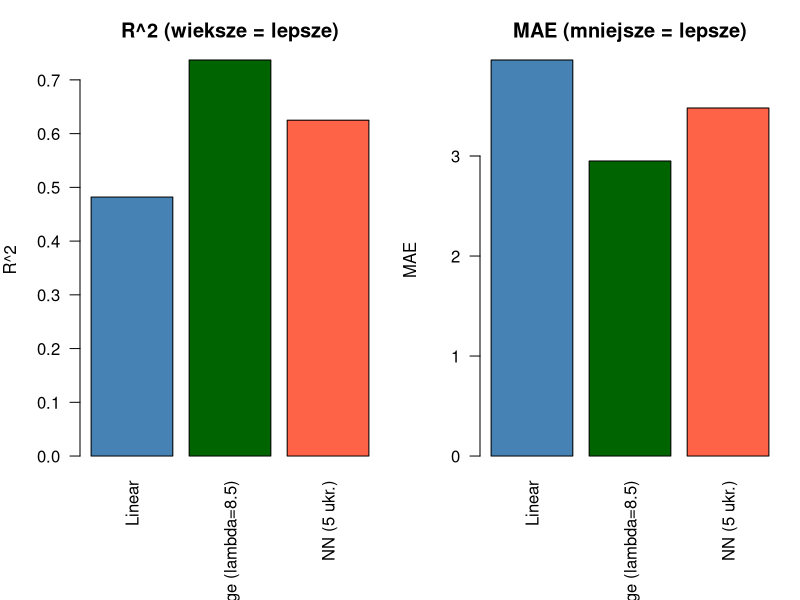
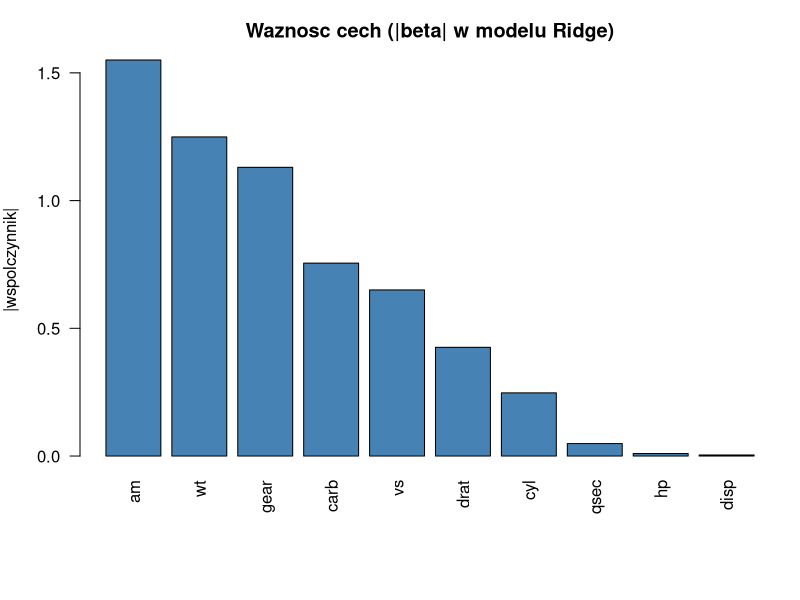
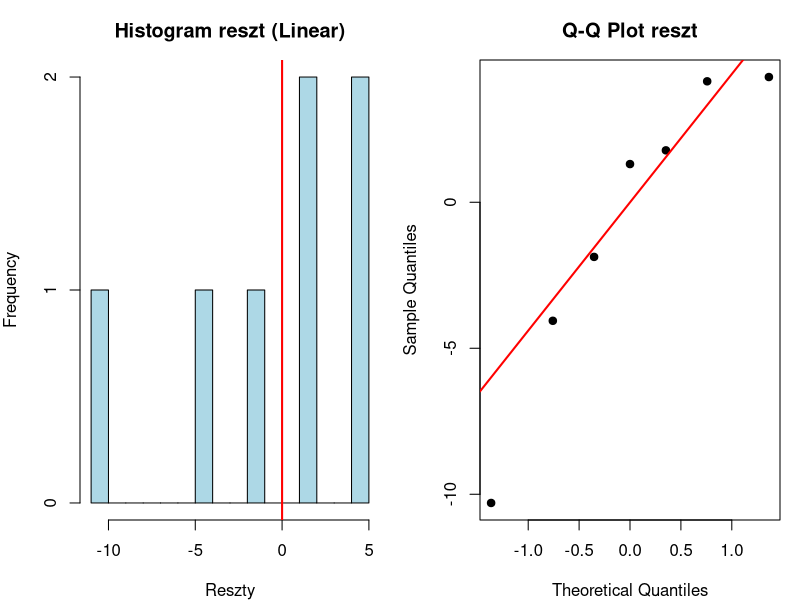
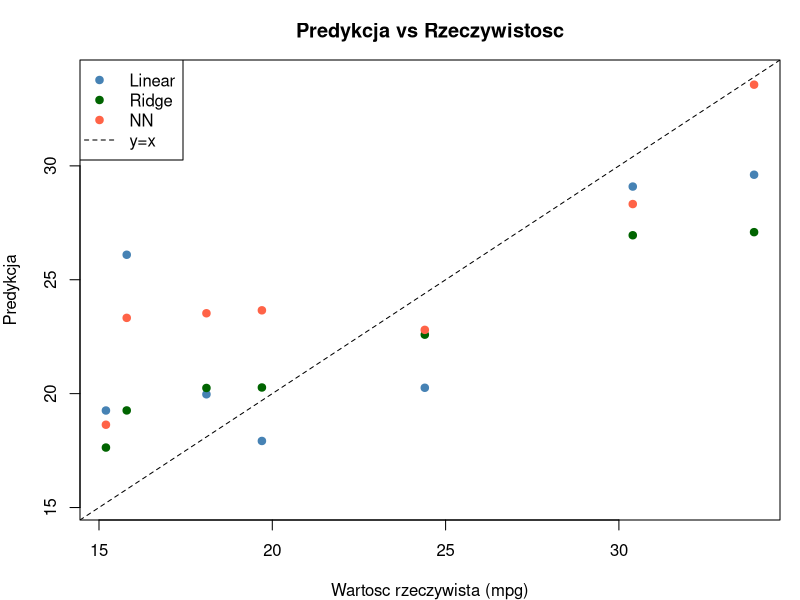

The R script that drew these images, in order:
# ====================================================================
# Laboratorium 5 — Regresja: porównanie modeli w R
# Dataset: mtcars (wbudowany w R), target: mpg (miles per gallon)
# ====================================================================
# Pakiety: tylko bazowe + MASS (Ridge) + nnet (sieć neuronowa)
# Oba MASS i nnet są częścią standardowej instalacji R — nie wymagają install.packages()
# ====================================================================

library(MASS)
library(nnet)
set.seed(42)

# ====================================================================
# 1. ZAŁADOWANIE DANYCH
# ====================================================================
cat("=== 1. DANE ===\n")
data(mtcars)
cat("Wymiary mtcars:", dim(mtcars)[1], "x", dim(mtcars)[2], "\n")
cat("Kolumny:", colnames(mtcars), "\n")
cat("Target: mpg (zużycie paliwa)\n\n")

# Podział train/test 80/20
n <- nrow(mtcars)
idx <- sample(seq_len(n), size = floor(0.8 * n))
train <- mtcars[idx, ]
test  <- mtcars[-idx, ]
cat("Train:", nrow(train), "Test:", nrow(test), "\n\n")

# ====================================================================
# 2. MODELE KLASYCZNE: LINEAR I RIDGE
# ====================================================================
cat("=== 2. MODELE KLASYCZNE ===\n\n")

# --- Regresja liniowa ---
model_lm <- lm(mpg ~ ., data = train)
y_pred_lm <- predict(model_lm, newdata = test)
y_test <- test$mpg

r2_lm  <- 1 - sum((y_test - y_pred_lm)^2) / sum((y_test - mean(y_test))^2)
mse_lm <- mean((y_test - y_pred_lm)^2)
mae_lm <- mean(abs(y_test - y_pred_lm))

cat("Linear:  R² =", round(r2_lm, 3),
    " MSE =", round(mse_lm, 2),
    " MAE =", round(mae_lm, 2), "\n")

# --- Ridge (MASS::lm.ridge) ---
# lm.ridge wymaga jawnej macierzy cech
X_train <- as.matrix(train[, -1])  # bez mpg
y_train <- train$mpg
X_test  <- as.matrix(test[, -1])

# Dopasowanie Ridge dla różnych lambda
lambdas <- seq(0, 20, 0.5)
ridge_models <- lm.ridge(mpg ~ ., data = train, lambda = lambdas)

# Wybór najlepszego lambda wg GCV (Generalized Cross-Validation)
best_lambda <- lambdas[which.min(ridge_models$GCV)]
cat("Najlepsze lambda Ridge (wg GCV):", best_lambda, "\n")

# Predykcja Ridge — ręcznie z współczynników
ridge_best <- lm.ridge(mpg ~ ., data = train, lambda = best_lambda)
coefs <- coef(ridge_best)
y_pred_ridge <- coefs[1] + X_test %*% coefs[-1]
y_pred_ridge <- as.vector(y_pred_ridge)

r2_ridge  <- 1 - sum((y_test - y_pred_ridge)^2) / sum((y_test - mean(y_test))^2)
mse_ridge <- mean((y_test - y_pred_ridge)^2)
mae_ridge <- mean(abs(y_test - y_pred_ridge))

cat("Ridge (lambda=", best_lambda, "):  R² =", round(r2_ridge, 3),
    " MSE =", round(mse_ridge, 2),
    " MAE =", round(mae_ridge, 2), "\n\n")

# ====================================================================
# 3. SIEĆ NEURONOWA (nnet)
# ====================================================================
cat("=== 3. SIEĆ NEURONOWA ===\n\n")

# nnet wymaga znormalizowanych danych dla stabilności
sx <- scale(X_train)
sx_test <- scale(X_test, center = attr(sx, "scaled:center"),
                 scale = attr(sx, "scaled:scale"))
sy_train <- scale(y_train)
y_mean <- attr(sy_train, "scaled:center")
y_sd   <- attr(sy_train, "scaled:scale")

# Sieć: 10 cech → 5 ukrytych neuronów → 1 wyjście (linout=TRUE dla regresji)
set.seed(42)
nn_model <- nnet(sx, sy_train,
                 size = 5, linout = TRUE,
                 decay = 0.01, maxit = 500, trace = FALSE)

# Predykcja w skali ORYGINALNEJ
y_pred_nn_s <- predict(nn_model, sx_test)
y_pred_nn <- y_pred_nn_s * y_sd + y_mean
y_pred_nn <- as.vector(y_pred_nn)

r2_nn  <- 1 - sum((y_test - y_pred_nn)^2) / sum((y_test - mean(y_test))^2)
mse_nn <- mean((y_test - y_pred_nn)^2)
mae_nn <- mean(abs(y_test - y_pred_nn))

cat("Sieć neuronowa (5 neuronów ukr.):  R² =", round(r2_nn, 3),
    " MSE =", round(mse_nn, 2),
    " MAE =", round(mae_nn, 2), "\n\n")

# ====================================================================
# 4. PORÓWNANIE MODELI — TABELA
# ====================================================================
cat("=== 4. PORÓWNANIE MODELI ===\n")
porownanie <- data.frame(
  Model = c("Linear", paste0("Ridge (lambda=", best_lambda, ")"), "NN (5 ukr.)"),
  R2  = round(c(r2_lm, r2_ridge, r2_nn), 3),
  MSE = round(c(mse_lm, mse_ridge, mse_nn), 2),
  MAE = round(c(mae_lm, mae_ridge, mae_nn), 2)
)
print(porownanie)
cat("\n")

# ====================================================================
# 5. WAŻNOŚĆ CECH W RIDGE
# ====================================================================
cat("=== 5. WAŻNOŚĆ CECH (Ridge) ===\n")
importance <- abs(coefs[-1])  # bez wyrazu wolnego
names(importance) <- colnames(X_train)
importance_sorted <- sort(importance, decreasing = TRUE)
print(round(importance_sorted, 4))
cat("\n")

# ====================================================================
# 6. ANALIZA RESZT — REGRESJA LINIOWA
# ====================================================================
cat("=== 6. ANALIZA RESZT (model liniowy) ===\n")
residuals_lm <- y_test - y_pred_lm

cat("Średnia reszt:", round(mean(residuals_lm), 4), "(powinna być ~0)\n")
cat("Odch. std reszt:", round(sd(residuals_lm), 4), "\n\n")

# Test normalności Shapiro-Wilka
sw <- shapiro.test(residuals_lm)
cat("Test Shapiro-Wilka:  W =", round(sw$statistic, 4),
    " p-value =", round(sw$p.value, 4), "\n")
if (sw$p.value > 0.05) {
  cat("  -> p > 0.05: brak podstaw do odrzucenia H0, reszty zgodne z N(0, sigma^2)  OK\n")
} else {
  cat("  -> p < 0.05: odrzucamy H0, reszty NIE sa w pelni normalne\n")
}
cat("\n")

# Durbin-Watson (ręcznie — bez pakietu lmtest)
# DW = sum((e_t - e_{t-1})^2) / sum(e_t^2)
dw_manual <- function(r) sum(diff(r)^2) / sum(r^2)
dw <- dw_manual(residuals_lm)
cat("Statystyka Durbin-Watsona: DW =", round(dw, 4), "\n")
cat("  DW ~ 2 -> brak autokorelacji  (idealnie)\n")
cat("  DW < 1.5 -> autokorelacja dodatnia\n")
cat("  DW > 2.5 -> autokorelacja ujemna\n")
if (dw > 1.5 && dw < 2.5) {
  cat("  -> DW =", round(dw, 2), " w przedziale (1.5, 2.5): brak istotnej autokorelacji  OK\n")
} else {
  cat("  -> DW =", round(dw, 2), " sygnalizuje autokorelacje reszt\n")
}
cat("\n")

# ====================================================================
# 7. SKALA: ORYGINALNE vs ZNORMALIZOWANE
# ====================================================================
cat("=== 7. SKALA DANYCH: ORYGINALNE vs ZNORMALIZOWANE ===\n")

# Sztucznie "rozjedzmy" skale jednej cechy x1000
train_orig <- train; test_orig <- test
train_orig$cyl <- train_orig$cyl * 1000
test_orig$cyl  <- test_orig$cyl * 1000

# Wersja znormalizowana
train_norm <- train_orig
test_norm  <- test_orig
mu <- colMeans(train_orig); sd_vec <- apply(train_orig, 2, sd)
for (col in colnames(train_orig)[-1]) {  # bez mpg
  train_norm[[col]] <- (train_orig[[col]] - mu[col]) / sd_vec[col]
  test_norm[[col]]  <- (test_orig[[col]]  - mu[col]) / sd_vec[col]
}

cmp_skala <- function(label, dtr, dte) {
  m <- lm(mpg ~ ., data = dtr)
  p <- predict(m, newdata = dte)
  r2 <- 1 - sum((dte$mpg - p)^2) / sum((dte$mpg - mean(dte$mpg))^2)
  mae <- mean(abs(dte$mpg - p))
  cat(sprintf("  %-30s R^2 = %.3f  MAE = %.3f\n", label, r2, mae))
}

cat("Regresja liniowa lm():\n")
cmp_skala("oryginalne (zdeformowane)", train_orig, test_orig)
cmp_skala("znormalizowane", train_norm, test_norm)

# Dla Ridge — używamy lm.ridge i lambda=1
ridge_cmp <- function(label, dtr, dte, lambda = 1) {
  m <- lm.ridge(mpg ~ ., data = dtr, lambda = lambda)
  cf <- coef(m)
  X_te <- as.matrix(dte[, -1])
  p <- cf[1] + X_te %*% cf[-1]; p <- as.vector(p)
  r2  <- 1 - sum((dte$mpg - p)^2) / sum((dte$mpg - mean(dte$mpg))^2)
  mae <- mean(abs(dte$mpg - p))
  cat(sprintf("  %-30s R^2 = %.3f  MAE = %.3f\n", label, r2, mae))
}

cat("Ridge (lambda=1):\n")
ridge_cmp("oryginalne (zdeformowane)", train_orig, test_orig)
ridge_cmp("znormalizowane", train_norm, test_norm)

cat("\nUwaga: w R funkcja MASS::lm.ridge() DOMYSLNIE standaryzuje cechy wewnetrznie,\n")
cat("dlatego R^2 dla oryginalnych i znormalizowanych jest identyczne.\n")
cat("W sklearn.Ridge tej standaryzacji nie ma -> tam roznica byla wyrazna.\n")
cat("Wniosek: lm() z definicji odporna na skale; Ridge w R bezpieczna domyslnie,\n")
cat("ale w innych ekosystemach (sklearn, glmnet z standardize=FALSE) trzeba pamietac.\n\n")

# ====================================================================
# 8. WYKRESY -> PDF
# ====================================================================
cat("=== 8. WYKRESY ===\n")
pdf("zad_5_R_wykresy.pdf", width = 9, height = 6)

# 8.1 Porównanie metryk
par(mfrow = c(1, 2), mar = c(7, 4, 3, 1))
barplot(porownanie$R2, names.arg = porownanie$Model,
        col = c("steelblue","darkgreen","tomato"), las = 2,
        main = "R^2 (wieksze = lepsze)", ylab = "R^2")
barplot(porownanie$MAE, names.arg = porownanie$Model,
        col = c("steelblue","darkgreen","tomato"), las = 2,
        main = "MAE (mniejsze = lepsze)", ylab = "MAE")

# 8.2 Ważność cech Ridge
par(mfrow = c(1, 1), mar = c(7, 4, 3, 1))
barplot(importance_sorted, las = 2,
        col = "steelblue", main = "Waznosc cech (|beta| w modelu Ridge)",
        ylab = "|wspolczynnik|")

# 8.3 Histogram reszt
par(mfrow = c(1, 2), mar = c(4, 4, 3, 1))
hist(residuals_lm, breaks = 12, col = "lightblue",
     main = "Histogram reszt (Linear)", xlab = "Reszty")
abline(v = 0, col = "red", lwd = 2)

# 8.4 Q-Q plot reszt
qqnorm(residuals_lm, main = "Q-Q Plot reszt", pch = 19)
qqline(residuals_lm, col = "red", lwd = 2)

# 8.5 Predykcja vs Rzeczywistość — wszystkie modele
par(mfrow = c(1, 1), mar = c(4, 4, 3, 1))
plot(y_test, y_pred_lm, pch = 19, col = "steelblue",
     xlab = "Wartosc rzeczywista (mpg)",
     ylab = "Predykcja",
     main = "Predykcja vs Rzeczywistosc",
     xlim = range(c(y_test, y_pred_lm, y_pred_ridge, y_pred_nn)),
     ylim = range(c(y_test, y_pred_lm, y_pred_ridge, y_pred_nn)))
points(y_test, y_pred_ridge, pch = 19, col = "darkgreen")
points(y_test, y_pred_nn,    pch = 19, col = "tomato")
abline(0, 1, lty = 2, col = "black")
legend("topleft", legend = c("Linear","Ridge","NN","y=x"),
       col = c("steelblue","darkgreen","tomato","black"),
       pch = c(19,19,19,NA), lty = c(NA,NA,NA,2))

dev.off()
cat("Wykresy zapisane do: zad_5_R_wykresy.pdf\n\n")

# ====================================================================
# PODSUMOWANIE
# ====================================================================
cat("===================================================\n")
cat("PODSUMOWANIE\n")
cat("===================================================\n")
cat("Dataset:       mtcars (32 obs., 11 zmiennych), target: mpg\n")
cat("Najlepszy model:", as.character(porownanie$Model[which.max(porownanie$R2)]), "\n")
cat("Pakiety:       MASS (Ridge) + nnet (NN) — oba w bazowym R, bez instalacji\n")
cat("Najsilniejsza cecha (Ridge):", names(importance_sorted)[1],
    "(|beta| =", round(importance_sorted[1], 3), ")\n")
cat("Shapiro p-value:", round(sw$p.value, 4), "\n")
cat("Durbin-Watson:  ", round(dw, 4), "\n")
cat("===================================================\n")
